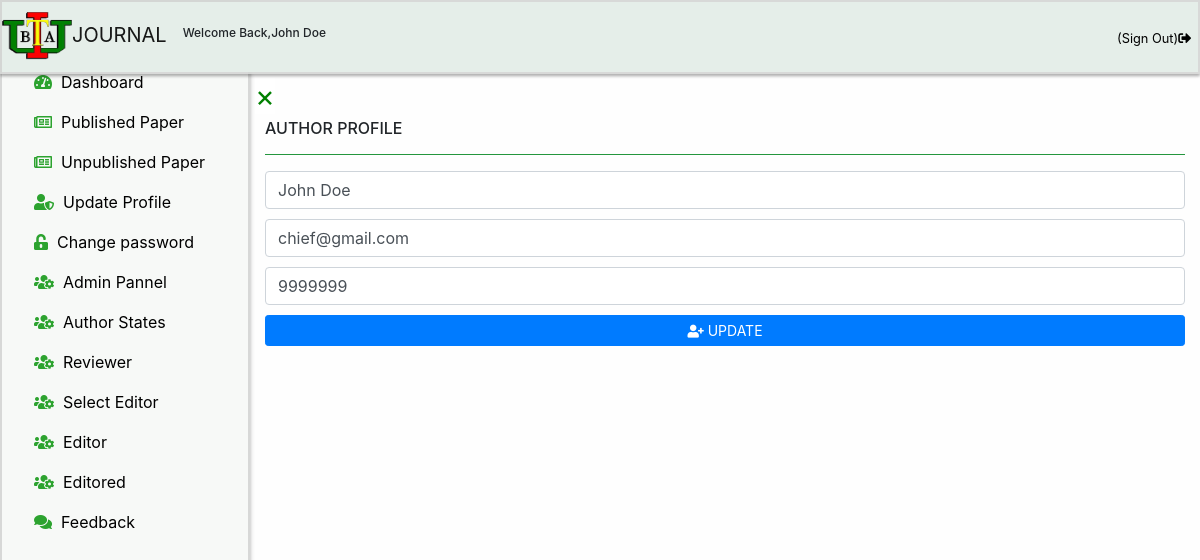
The page /chiefeditor/updateprofile.php (signed in) on the database as committed earlier.
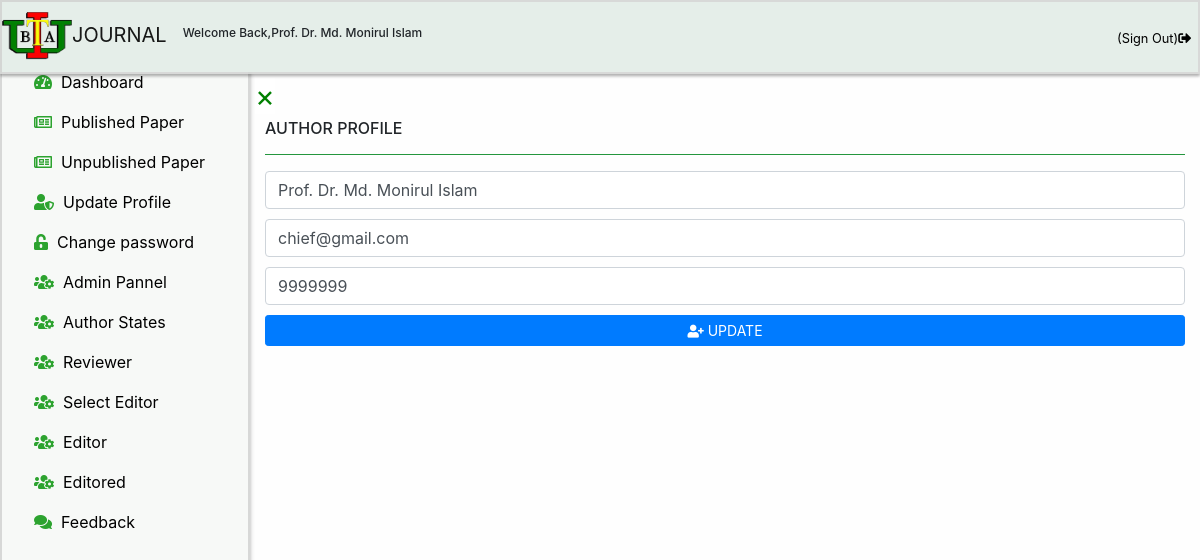
The same page on the database as committed later.
### tables this page shows
CREATE TABLE `chiefeditor` (
  `id` int(11) NOT NULL,
  `fullname` varchar(100) NOT NULL,
  `password` varchar(100) NOT NULL,
  `email` varchar(100) NOT NULL,
  `contact` varchar(100) NOT NULL
);

### chiefeditor/updateprofile.php (the view, shortened to what this page needs)
<?php
include('../link/config.php');
if(strlen($_SESSION['alogin'])=="")
    {
    header("Location:../chiefeditorlogin");
    }
    else
    {
     $editoremail = $_SESSION["email"];
     $sql = "SELECT chiefeditor.id,chiefeditor.fullname,chiefeditor.password,chiefeditor.contact,chiefeditor.email FROM chiefeditor WHERE email='$editoremail'";
     $query = $dbh->prepare($sql);
     $query->execute();
     if($query->rowCount() > 0)
     {
?>
<!DOCTYPE html>
<html lang="en">
<head>
    <link rel="stylesheet" href="../css/bootstrap.min.css">
    <link rel="stylesheet" href="../css/index.css">
    <link rel="stylesheet" href="../css/jquery.dataTables.min.css">
    <link rel="stylesheet" href="../css/fontawesome.v5.3.1.all.css">
    <link rel="stylesheet" href="../css/jquery.dataTables.min.css">
    <link rel="stylesheet" href="../css/login.css">
</head>
<body>
<div class="sticky-top header-floating ">
<?php
include 'header.php';
?>
</div>
<div id="mySidebar" class="sidebar ">
  <?php
  include 'sidebar.php';
  ?>
</div>
<div id="main">
<a href="javascript:void(0)" class="closebtn" id="closesignof" onclick="closeNav()">×</a>
<div class="container">
<h6 >AUTHOR PROFILE</h6>
<hr class="bg-success">
          <?php  foreach($results as $result) {
            ?>
             <form  class="form-signup marginbtm" method="post">
                <input style="font-size:11px;" type="text" id="pemail" class="form-control" name = "fullname" placeholder="Fullname" required="" value="<?php echo htmlentities($result->fullname);?>">
                <input style="font-size:11px;" type="email" id="user-name" class="form-control" name = "email" placeholder="Email" required="" value="<?php echo   $editoremail ;?>">
                <input style="font-size:11px;" type="text" id="user-name" class="form-control" name = "contact" placeholder="Secondary Email Address" required="" value="<?php echo htmlentities($result->contact);?>">
                <button name="updatachiefeditor" class="btn btn-sm btn-primary btn-block" type="submit"><i class="fas fa-user-plus"></i> UPDATE</button>
            </form>
            <?php  } ?>
</div>
</div>
</body>
</html>
<?php
         }
         else {
           echo "<script>alert('You are not a Chief Editor.Try to log in as a Chief Editor');</script>";
           header("refresh:0;url=../chiefeditorlogin");
         }
         }
?>

### chiefeditor/header.php (shortened to what this page needs)
<?php
include('../link/config.php');
if(strlen($_SESSION['alogin'])=="")
    {
    header("Location:../chiefeditorlogin");
    } else {
      $chiefeditoremail = $_SESSION["email"];
       $sql = "SELECT chiefeditor.id,chiefeditor.fullname,chiefeditor.password,chiefeditor.contact FROM chiefeditor WHERE email='$chiefeditoremail'";
      $query = $dbh->prepare($sql);
      $query->execute();
      $results=$query->fetchAll(PDO::FETCH_OBJ);
      if($query->rowCount() > 0)
      {
        foreach($results as $result) {
?>
<!DOCTYPE html>
<html lang="en">
<head>
    <link rel="stylesheet" href="../css/heading.css">
    <link rel="stylesheet" href="../css/bootstrap.min.css">
    <link rel="stylesheet" href="https://use.fontawesome.com/releases/v5.3.1/css/all.css">
</head>
<body>
<nav class="navbar nav-class navbar-expand-lg navbar-light">
  <a class="navbar-brand" href="dashboard"><img src="../images/Iubat-logo.png">JOURNAL</a>
  <h6 style="font-size:12px;">Welcome Back,<?php  echo htmlentities($result->fullname);  } ?></h6>
  <div class="collapse navbar-collapse" id="navbarSupportedContent">
    <ul class="navbar-nav ml-auto ul-nav">
    <span class="navbar-text">
        <li class="nav-item active" >
        <span class="navbar-text"> <a class="nav-link" href="logout" onclick="return confirm('Are you sure you want Logging out the system?');" title = "Sign Out"><small>(Sign Out)</small><i class="fas fa-sign-out-alt"></i></a></span>
        </li>
        </ul>
  </div>
</nav>
</body>
</html>
    <?php }
    else {
      echo "<script>alert('You are not an Editor.Try to log in as an Editor');</script>";
      header("refresh:0;url=../chiefeditorlogin");
    }
   }?>

Rows that differ between the two databases and show on the page:
changed chiefeditor: fullname "John Doe" → "Prof. Dr. Md. Monirul Islam"
